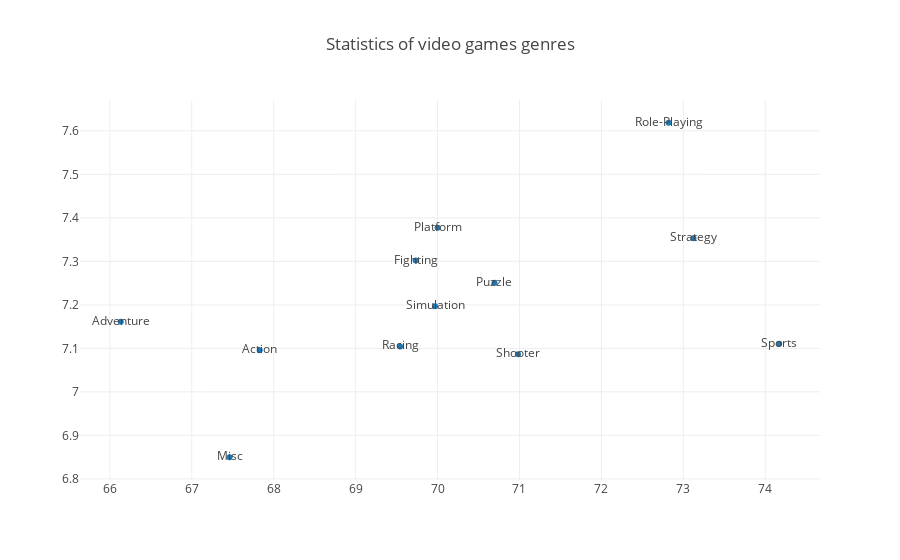

Notebook cell for this chart:
### Markdown cell above
Пока что ничего непонятно, давайте добавим к точкам подписи.

### Code cell
trace0 = go.Scatter(
    x=genres_df.Critic_Score,
    y=genres_df.User_Score,
    mode = 'markers+text',
    text = genres_df.index#,
   # textposition='bottom'
)

data = [trace0]
layout = {'title': 'Statistics of video games genres'}

fig = go.Figure(data=data, layout=layout)

iplot(fig, show_link=False)

### Figure 1 — Plotly figure (JSON) as saved in the notebook; plotly's stock layout.template omitted (floating-point values rounded to 4 significant figures)
{"data": [{"mode": "markers+text", "text": ["Action", "Adventure", "Fighting", "Misc", "Platform", "Puzzle", "Racing", "Role-Playing", "Shooter", "Simulation", "Sports", "Strategy"], "type": "scatter", "uid": "f6537c92-cb27-11e8-a677-a0c589446c76", "x": [67.83, 66.13, 69.73, 67.46, 70, 70.69, 69.54, 72.82, 70.98, 69.97, 74.17, 73.12], "y": [7.096, 7.161, 7.302, 6.85, 7.377, 7.251, 7.104, 7.619, 7.086, 7.197, 7.111, 7.353]}], "layout": {"title": "Statistics of video games genres"}}
